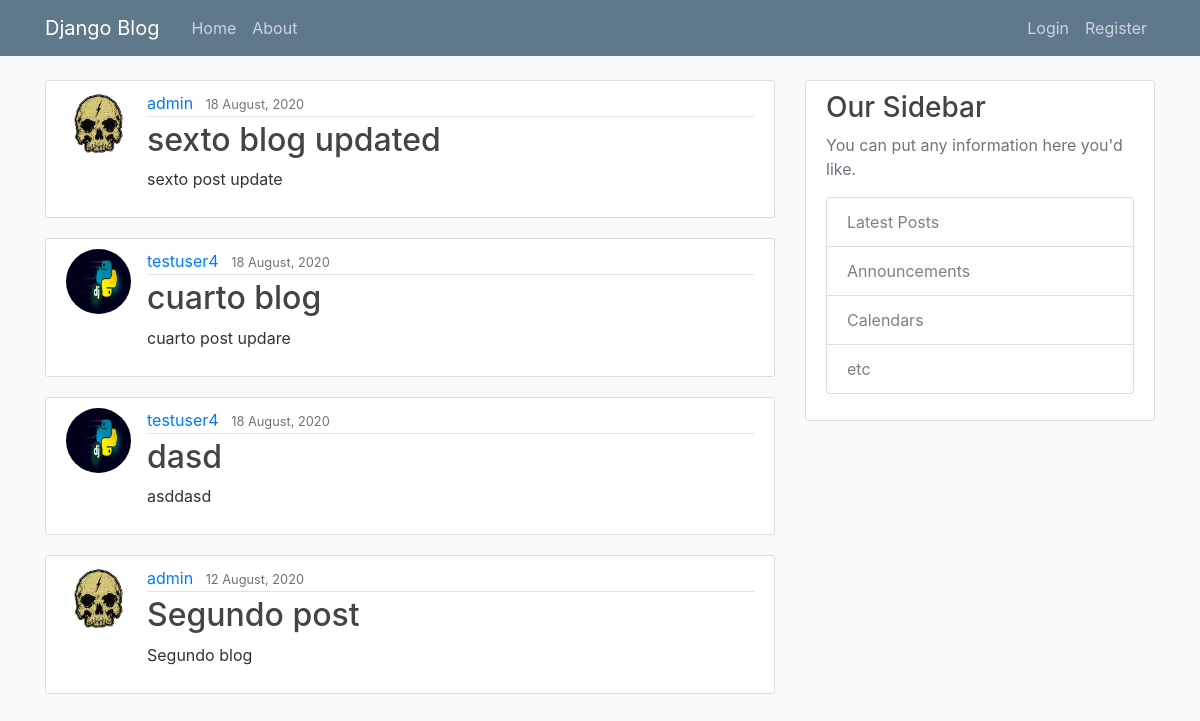
The page / on the database its author committed.
### blog/models.py (models this page shows, shortened)
class Post(models.Model):
    titulo = models.CharField(max_length=100)
    contenido = models.TextField()
    date = models.DateTimeField(default=timezone.now)
    autor = models.ForeignKey(User, on_delete=models.CASCADE)

### users/models.py (models this page shows, shortened)
class Profile(models.Model):
    user = models.OneToOneField(User, on_delete=models.CASCADE)
    image = models.ImageField(default='default.jpg', upload_to='profile_pics')

### blog/views.py (the view)
# urls.py: path('', PostListView.as_view(), name='home'),
class PostListView(ListView):
    model = Post
    template_name = 'blog/home.html'
    context_object_name = 'posts'
    ordering = ['-date']
    paginate_by = 4

### blog/templates/blog/home.html
{% extends "blog/base.html"%}
{% block content %}
    {% for post in posts %}
        <article class="media content-section">
            <img class="rounded-circle article-img" src="{{post.autor.profile.image.url}}">
            <div class="media-body">
            <div class="article-metadata">
                <a class="mr-2" href="#">{{ post.autor }}</a>
                <small class="text-muted">{{ post.date|date:"d F, Y" }}</small>
            </div>
            <h2><a class="article-title" href="{% url 'post-detail' post.id %}">{{ post.titulo }}</a></h2>
            <p class="article-content">{{ post.contenido }}</p>
            </div>
        </article>
    {% endfor %}
{% endblock content %}

### blog/static/blog/main.css (style rules this page uses)
body { background: #fafafa; color: #333333; margin-top: 5rem; }
h1, h2, h3, h4, h5, h6 { color: #444444; }
.content-section { background: #ffffff; padding: 10px 20px; border: 1px solid #dddddd; border-radius: 3px; margin-bottom: 20px; }
.article-title { color: #444444; }
.article-content { white-space: pre-line; }
.article-img { height: 65px; width: 65px; margin-right: 16px; }
.article-metadata { padding-bottom: 1px; margin-bottom: 4px; border-bottom: 1px solid #e3e3e3 }

### rows shown on the page
Post: autor.profile.image (picture), autor "admin", date "18 August, 2020", titulo "sexto blog updated", contenido "sexto post update"
Post: autor.profile.image (picture), autor "testuser4", date "18 August, 2020", titulo "cuarto blog", contenido "cuarto post updare"
Post: autor.profile.image (picture), autor "testuser4", date "18 August, 2020", titulo "dasd", contenido "asddasd"
Post: autor.profile.image (picture), autor "admin", date "12 August, 2020", titulo "Segundo post", contenido "Segundo blog"
